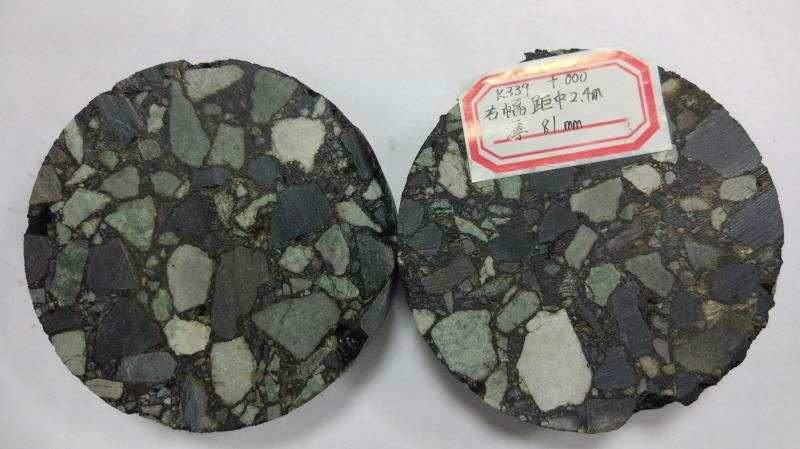
#> input picture images/05.jpg, 800 x 449 px
$ python Detector.py
#> lines starting #> are read from the running program, lines starting #| are printed output that depends on the picture; after the words box and inside, x2 and y2 are one past the last pixel; in counts of white or black regions, pixels touching at a corner belong together
import cv2 as cv
import numpy as np
import itertools

kernel = np.ones((2, 2), np.uint8)


def isolated(mat, col, row):
    """
    去除单点
    :param mat:
    :param col:
    :param row:
    :return:
    """
    for i in range(col - 1, col + 2):
        for j in range(row - 1, row + 2):
            if i == col and j == row:
                continue
            if mat[j, i] != 255:
                return False
    return True


def wipe_off(mat):
    """
    遍历图片，去除单点
    :param mat:
    :return:
    """
    for i in range(1, mat.shape[0] - 1):
        for j in range(1, mat.shape[1] - 1):
            if mat[i, j] == 0 and isolated(mat, j, i):
                mat[i, j] = 255
    return mat


def to_rgb(mat):
    """
    把二值图转成rgb图
    :param mat:
    :return:
    """
    s = mat.shape
    mat = mat.reshape((-1, 1))
    g = np.ones(mat.shape) * 255
    b = np.ones(mat.shape) * 255
    mat = np.hstack((g, mat, b))
    mat = np.reshape(mat, newshape=(s[0], s[1], 3))
    return mat


def cover(mask, src):
    """
    把mask和原图合并
    :param mask:
    :param src:
    :return:
    """
    s = src.shape
    for i in range(0, s[0]):
        for j in range(0, s[1]):
            if mask[i, j, 1] == 0:
                src[i, j, 0] = 255
                src[i, j, 1] = 0
                src[i, j, 2] = 255
    return src


rgb_img = cv.imread("./images/05.jpg")
#> rgb_img is the input picture: shape (449, 800, 3); mean B, G, R 125.4, 130, 129.5
gray_rgb_img = cv.cvtColor(rgb_img, cv.COLOR_BGR2GRAY)
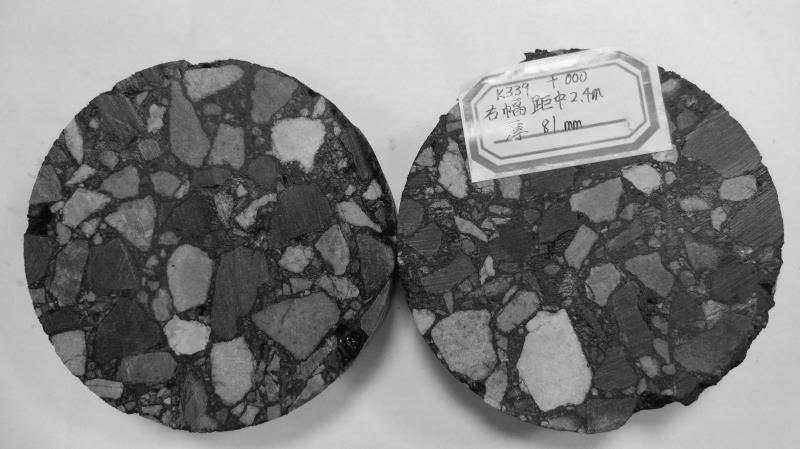
#> gray_rgb_img: shape (449, 800); min 0, max 254, mean 129.3

# gray_rgb_img = cv.morphologyEx(gray_rgb_img, cv.MORPH_CLOSE, kernel=kernel)
cv.adaptiveThreshold(gray_rgb_img, dst=gray_rgb_img, maxValue=255, adaptiveMethod=cv.ADAPTIVE_THRESH_GAUSSIAN_C,
                     thresholdType=cv.THRESH_BINARY, blockSize=5, C=10)
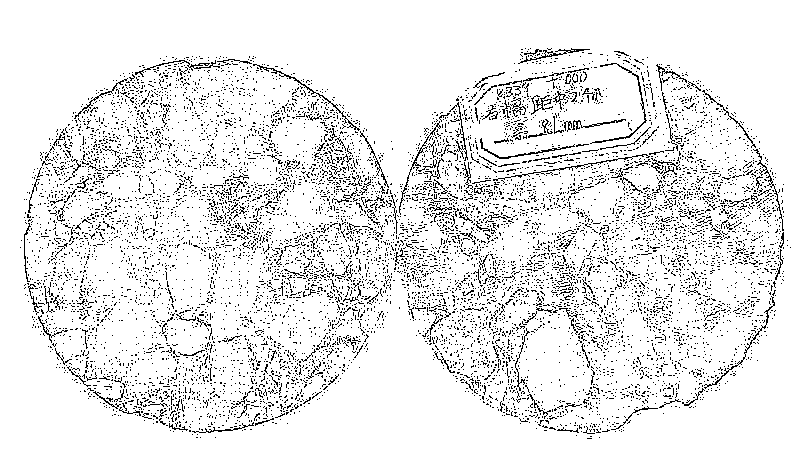
#> gray_rgb_img: shape (449, 800); 90.8% white; black in thin lines or dots, all inside (x1, y1, x2, y2) = (20, 48, 791, 439)
gray_rgb_img = wipe_off(gray_rgb_img)
#> after the loop in wipe_off, `for i in range(1, mat.shape[0] - 1):`:
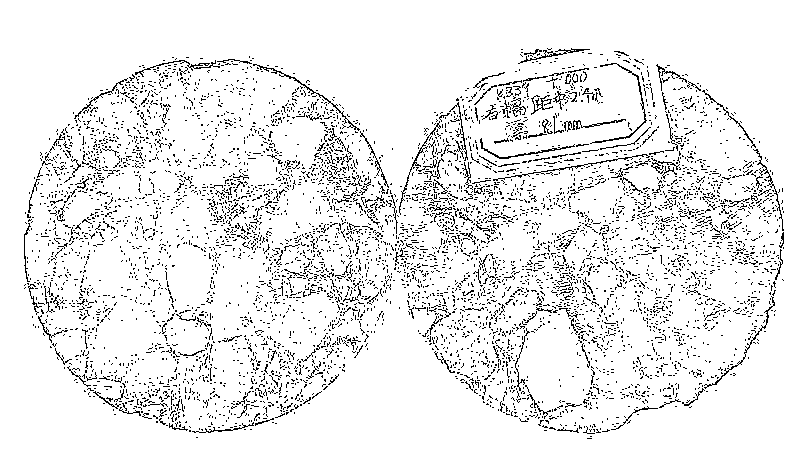
#> mat: shape (449, 800); 91.9% white; black in thin lines or dots, all inside (x1, y1, x2, y2) = (24, 48, 784, 439)

canny = cv.Canny(rgb_img, 120, 180)
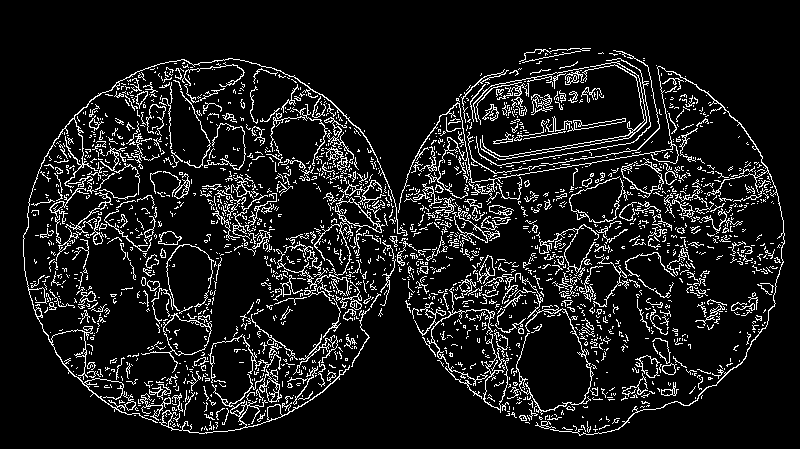
#> canny: shape (449, 800); 10.2% white in thin lines or dots, all inside (x1, y1, x2, y2) = (23, 48, 785, 436)
cv.bitwise_not(canny, canny)
canny = to_rgb(canny)
#> in to_rgb, `mat = np.reshape(mat, newshape=(s[0], s[1], 3))`:
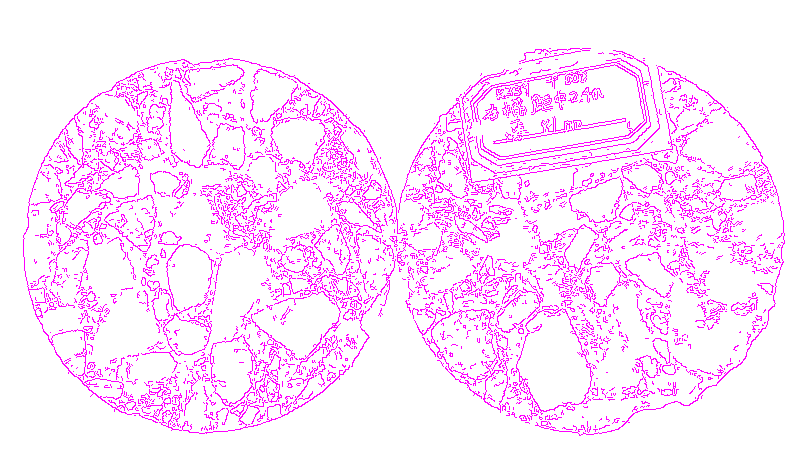
#> mat: shape (449, 800, 3) float64; mean of channels 0, 1, 2 255, 229, 255; drawn as B, G, R

rgb_img = cover(canny, rgb_img)
#> after the loop in cover, `for i in range(0, s[0]):`:
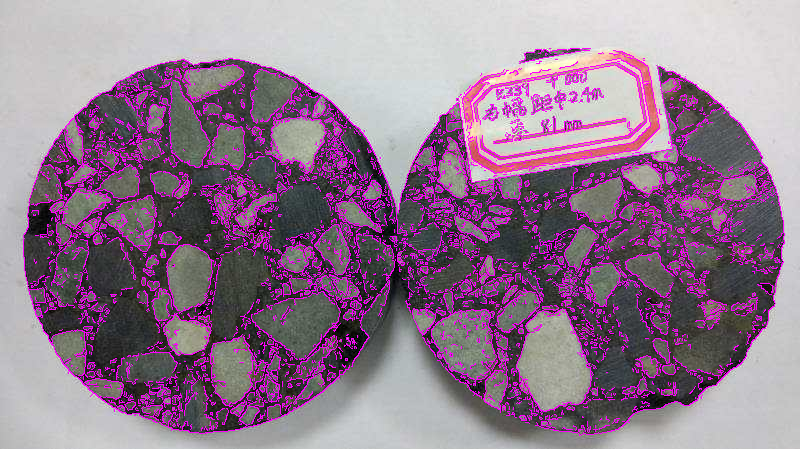
#> src: shape (449, 800, 3); mean B, G, R 143, 120.8, 146.2

closing = cv.morphologyEx(canny, cv.MORPH_CLOSE, kernel=kernel)
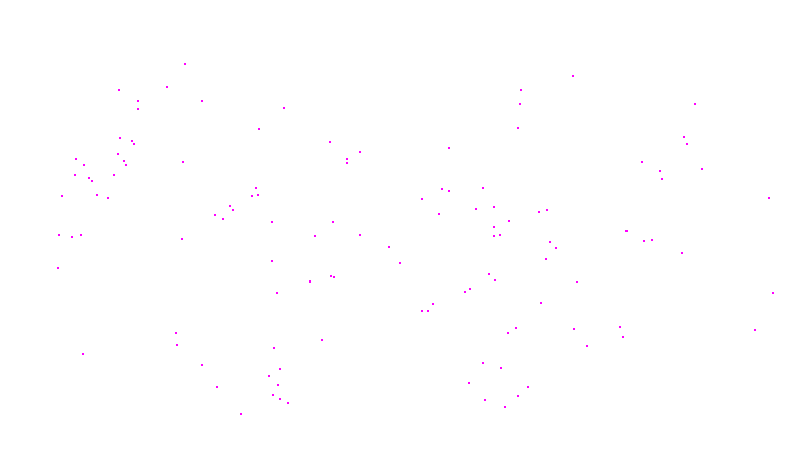
#> closing: shape (449, 800, 3) float64; mean of channels 0, 1, 2 255, 254.7, 255; drawn as B, G, R
cv.imshow("canny", canny)
cv.imshow("prototype", rgb_img)
cv.imshow("gray", gray_rgb_img)
cv.imshow("closing", closing)
cv.waitKey(0)
cv.destroyAllWindows()

$ run again, with images/02.jpg copied over images/05.jpg
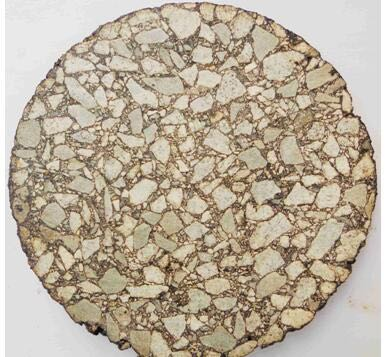
#> input picture images/02.jpg, 389 x 357 px
#> rgb_img is the input picture: shape (357, 389, 3); mean B, G, R 156.2, 174.1, 186.1
#> `cv.adaptiveThreshold(gray_rgb_img, dst=gray_rgb_img, maxValue=255, ada..`:
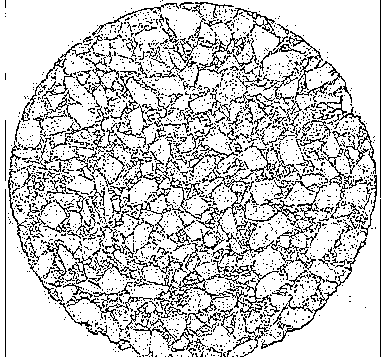
#> gray_rgb_img: shape (357, 389); 80.5% white; black in thin lines or dots
#> `closing = cv.morphologyEx(canny, cv.MORPH_CLOSE, kernel=kernel)`:
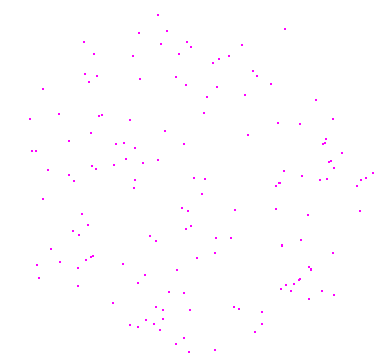
#> closing: shape (357, 389, 3) float64; mean of channels 0, 1, 2 255, 253.9, 255; drawn as B, G, R

$ run again, with images/03.jpg copied over images/05.jpg
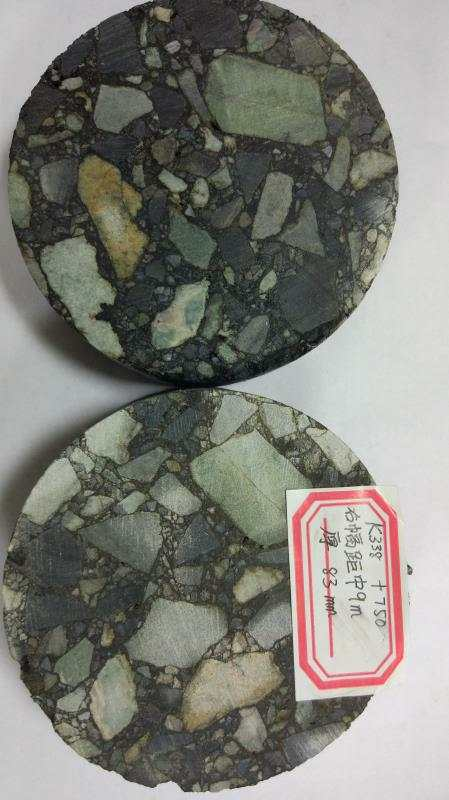
#> input picture images/03.jpg, 449 x 800 px
#> rgb_img is the input picture: shape (800, 449, 3); mean B, G, R 119.2, 126.6, 126.8
#> `cv.adaptiveThreshold(gray_rgb_img, dst=gray_rgb_img, maxValue=255, ada..`:
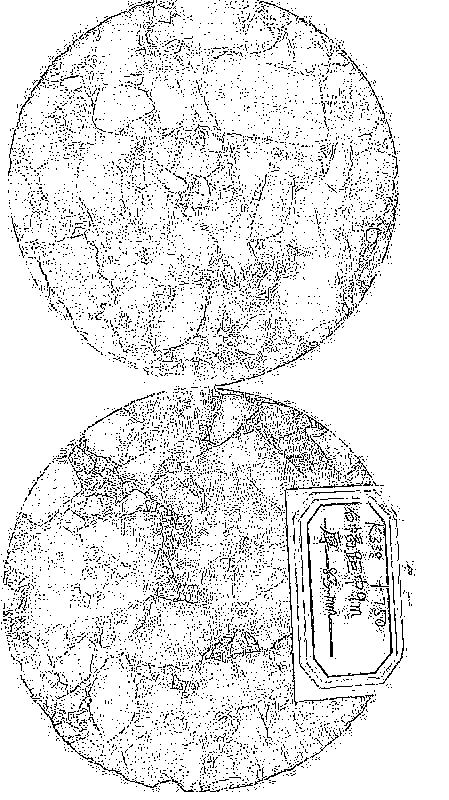
#> gray_rgb_img: shape (800, 449); 90.1% white; black in thin lines or dots
#> `closing = cv.morphologyEx(canny, cv.MORPH_CLOSE, kernel=kernel)`:
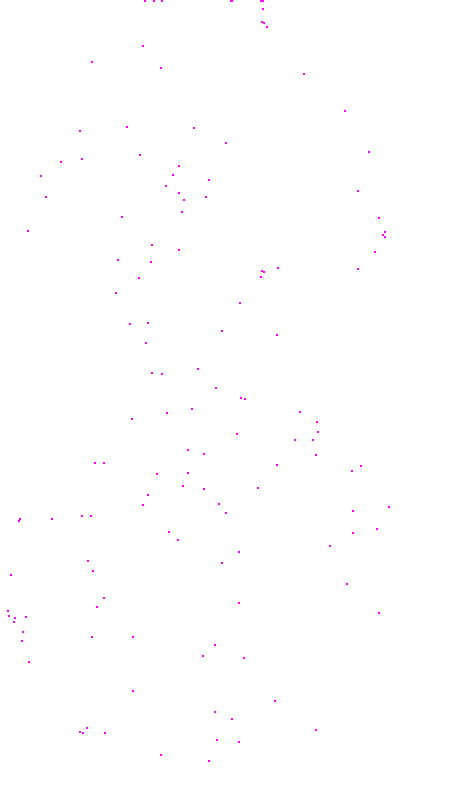
#> closing: shape (800, 449, 3) float64; mean of channels 0, 1, 2 255, 254.6, 255; drawn as B, G, R
